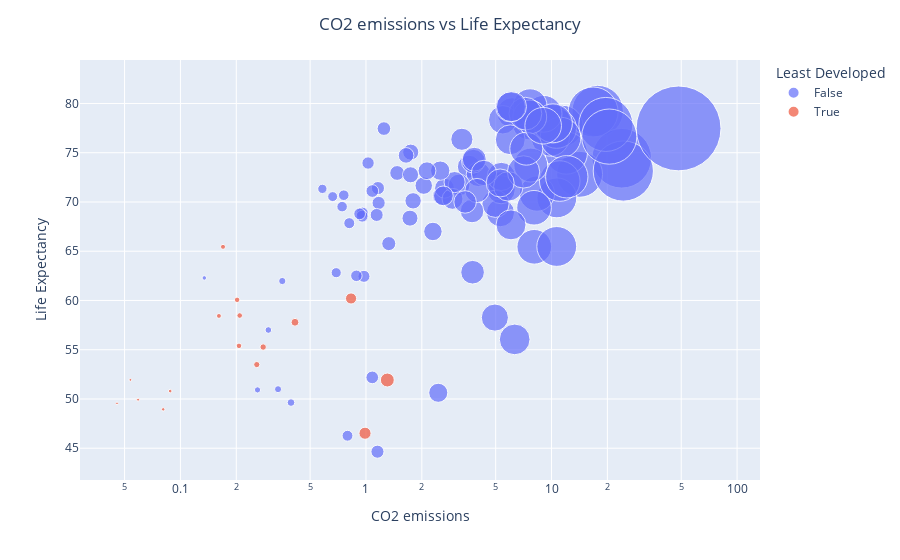

The notebook cell saved with this chart:
### Markdown cell above
## <font style="font-family:cambria"><u>Air Quality (CO</u><sub>2</sub><u> Emission) VS Life Expectancy Bubble Chart</u>

### Code cell
fig=px.scatter(df_map,x="CO2 emissions",y="Life Expectancy",color="Least Developed",size='CO2 emissions',hover_name="Country",log_x=True,size_max=60)
fig.update_layout(title_text='CO2 emissions vs Life Expectancy',title_x=0.5)
fig.show()

### Figure 1 — Plotly figure (JSON) as saved in the notebook; plotly's stock layout.template omitted (floating-point values rounded to 4 significant figures)
{"data": [{"hovertemplate": "<b>%{hovertext}</b><br><br>Least Developed=False<br>CO2 emissions=%{marker.size}<br>Life Expectancy=%{y}<extra></extra>", "hovertext": ["Albania", "Algeria", "Argentina", "Armenia", "Australia", "Austria", "Bahrain", "Belarus", "Belgium", "Bolivia", "Botswana", "Brazil", "Brunei Darussalam", "Bulgaria", "Cameroon", "Canada", "Chile", "China", "Colombia", "Costa Rica", "Cote d'Ivoire", "Croatia", "Cyprus", "Czechia", "Denmark", "Ecuador", "Egypt", "El Salvador", "Estonia", "Finland", "France", "Gabon", "Georgia", "Germany", "Ghana", "Greece", "Guatemala", "Honduras", "Hungary", "India", "Indonesia", "Iran", "Iraq", "Ireland", "Israel", "Italy", "Jamaica", "Jordan", "Kazakhstan", "Kenya", "Kuwait", "Kyrgyz Republic", "Latvia", "Libya", "Lithuania", "Luxembourg", "Malaysia", "Malta", "Mauritius", "Mexico", "Moldova", "Mongolia", "Montenegro", "Morocco", "Namibia", "Nepal", "Netherlands", "New Zealand", "Nicaragua", "Nigeria", "North Macedonia", "Norway", "Oman", "Pakistan", "Panama", "Paraguay", "Peru", "Philippines", "Poland", "Portugal", "Qatar", "Romania", "Russian Federation", "Saudi Arabia", "Serbia", "Slovak Republic", "Slovenia", "South Africa", "Spain", "Sri Lanka", "Sweden", "Switzerland", "Tajikistan", "Thailand", "Trinidad and Tobago", "Tunisia", "Turkiye", "Ukraine", "United Kingdom", "United States", "Uruguay", "Venezuela", "Zimbabwe"], "legendgroup": "False", "marker": {"color": "#636efa", "size": [1.026, 2.579, 3.587, 1.16, 17.72, 7.93, 23.89, 5.305, 11.44, 0.9753, 2.452, 1.795, 14.17, 5.314, 0.3358, 16.76, 3.286, 2.65, 1.472, 1.249, 0.3944, 4.037, 7.559, 12.01, 9.851, 1.739, 1.726, 0.9562, 10.68, 10.64, 6.126, 4.95, 1.17, 10.1, 0.2977, 8.742, 0.8128, 0.759, 5.35, 0.8876, 1.327, 4.99, 3.729, 11.18, 9.063, 7.662, 3.79, 3.176, 8.073, 0.2603, 24.37, 0.9534, 2.927, 8.347, 3.003, 19.62, 5.362, 5.46, 2.047, 3.834, 2.295, 3.754, 2.513, 1.142, 1.081, 0.1345, 10.18, 7.634, 0.7437, 0.795, 4.323, 7.635, 11.07, 0.6911, 1.742, 0.6613, 1.082, 0.9245, 7.731, 5.992, 48.37, 3.966, 10.67, 12.08, 5.853, 7.065, 7.31, 6.33, 7.23, 0.5821, 6.005, 6.084, 0.3539, 2.613, 8.05, 2.132, 3.422, 6.047, 9.015, 20.47, 1.645, 5.285, 1.153], "sizemode": "area", "sizeref": 0.01344, "symbol": "circle"}, "mode": "markers", "name": "False", "orientation": "v", "showlegend": true, "type": "scatter", "x": [1.026, 2.579, 3.587, 1.16, 17.72, 7.93, 23.89, 5.305, 11.44, 0.9753, 2.452, 1.795, 14.17, 5.314, 0.3358, 16.76, 3.286, 2.65, 1.472, 1.249, 0.3944, 4.037, 7.559, 12.01, 9.851, 1.739, 1.726, 0.9562, 10.68, 10.64, 6.126, 4.95, 1.17, 10.1, 0.2977, 8.742, 0.8128, 0.759, 5.35, 0.8876, 1.327, 4.99, 3.729, 11.18, 9.063, 7.662, 3.79, 3.176, 8.073, 0.2603, 24.37, 0.9534, 2.927, 8.347, 3.003, 19.62, 5.362, 5.46, 2.047, 3.834, 2.295, 3.754, 2.513, 1.142, 1.081, 0.1345, 10.18, 7.634, 0.7437, 0.795, 4.323, 7.635, 11.07, 0.6911, 1.742, 0.6613, 1.082, 0.9245, 7.731, 5.992, 48.37, 3.966, 10.67, 12.08, 5.853, 7.065, 7.31, 6.33, 7.23, 0.5821, 6.005, 6.084, 0.3539, 2.613, 8.05, 2.132, 3.422, 6.047, 9.015, 20.47, 1.645, 5.285, 1.153], "xaxis": "x", "y": [73.95, 70.64, 73.58, 71.41, 79.23, 78.13, 74.44, 68.91, 77.72, 62.45, 50.63, 70.12, 72.81, 71.66, 50.99, 79.14, 76.37, 71.4, 72.94, 77.45, 49.63, 72.81, 78.01, 74.97, 76.59, 72.76, 68.36, 68.88, 70.42, 77.47, 79.06, 58.26, 69.9, 77.93, 57.0, 77.89, 67.85, 70.69, 71.25, 62.51, 65.77, 69.81, 69.08, 76.54, 78.95, 79.78, 74.14, 71.73, 65.45, 50.92, 73.14, 68.56, 70.31, 70.85, 72.02, 77.87, 72.59, 78.35, 71.66, 74.34, 67.01, 62.87, 73.18, 68.68, 52.19, 62.29, 77.99, 78.64, 69.53, 46.27, 72.95, 78.63, 72.13, 62.82, 75.06, 70.55, 71.11, 68.79, 73.75, 76.31, 77.47, 71.16, 65.48, 72.56, 71.58, 73.05, 75.41, 56.05, 78.97, 71.33, 79.64, 79.68, 61.97, 70.62, 69.41, 73.17, 70.0, 67.68, 77.74, 76.64, 74.73, 71.93, 44.65], "yaxis": "y"}, {"hovertemplate": "<b>%{hovertext}</b><br><br>Least Developed=True<br>CO2 emissions=%{marker.size}<br>Life Expectancy=%{y}<extra></extra>", "hovertext": ["Angola", "Bangladesh", "Benin", "Cambodia", "Congo Dem. Rep.", "Congo Rep.", "Eritrea", "Ethiopia", "Mozambique", "Myanmar", "Niger", "Senegal", "Sudan", "Tanzania", "Togo", "Yemen"], "legendgroup": "True", "marker": {"color": "#EF553B", "size": [0.9881, 0.1696, 0.2068, 0.1612, 0.04551, 1.303, 0.2792, 0.05376, 0.08074, 0.2021, 0.05913, 0.4144, 0.2086, 0.08806, 0.2579, 0.8309], "sizemode": "area", "sizeref": 0.01344, "symbol": "circle"}, "mode": "markers", "name": "True", "orientation": "v", "showlegend": true, "type": "scatter", "x": [0.9881, 0.1696, 0.2068, 0.1612, 0.04551, 1.303, 0.2792, 0.05376, 0.08074, 0.2021, 0.05913, 0.4144, 0.2086, 0.08806, 0.2579, 0.8309], "xaxis": "x", "y": [46.52, 65.45, 55.39, 58.43, 49.56, 51.92, 55.27, 51.94, 48.95, 60.06, 49.93, 57.79, 58.47, 50.8, 53.49, 60.2], "yaxis": "y"}], "layout": {"legend": {"itemsizing": "constant", "title": {"text": "Least Developed"}, "tracegroupgap": 0}, "margin": {"t": 60}, "title": {"text": "CO2 emissions vs Life Expectancy", "x": 0.5}, "xaxis": {"anchor": "y", "domain": [0, 1], "title": {"text": "CO2 emissions"}, "type": "log"}, "yaxis": {"anchor": "x", "domain": [0, 1], "title": {"text": "Life Expectancy"}}}}
